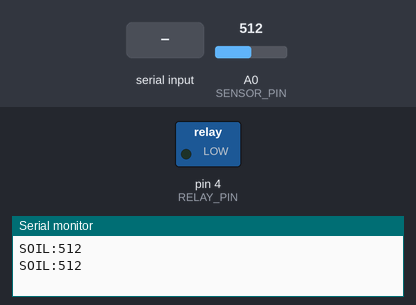
A sketch run on a simulated Arduino Uno, built with avr-gcc and run on an emulated ATmega328P. Parts: switched loads named in the sketch (green lamp = pin HIGH), the last lines printed to the serial monitor. The test bench sets the inputs (shaded band); at power-on: A0 (SENSOR_PIN) = 512.

Above: at 1.2 s.
1.3 s: "RELAY_ON\n" received over Serial
At 2.5 s:
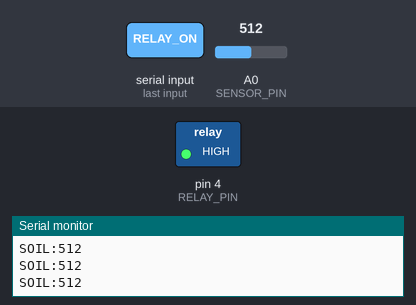
3.5 s: "RELAY_OFF\n" received over Serial
At 5.2 s:
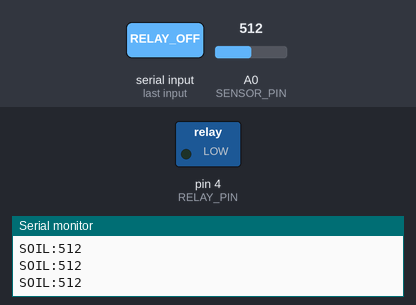
Timing chart, 0 to 6.7 s (numbered marks = the images above; inputs shaded):
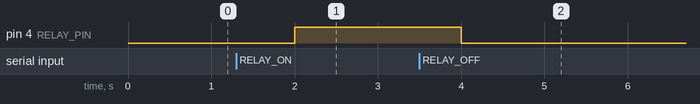

The sketch:

Manual_watering.ino
```cpp
#include <Arduino.h>

const int SENSOR_PIN = A0;
const int RELAY_PIN = 4;

void setup() {
  Serial.begin(9600); // Use the hardware Serial over USB
  pinMode(RELAY_PIN, OUTPUT);
  digitalWrite(RELAY_PIN, LOW);
}

void loop() {
  // Read sensor and send data to computer
  int soil_moisture = analogRead(SENSOR_PIN);
  Serial.print("SOIL:");
  Serial.println(soil_moisture);

  // Check for commands from computer
  if (Serial.available()) {
    String command = Serial.readStringUntil('\n');
    command.trim();

    if (command == "RELAY_ON") {
      digitalWrite(RELAY_PIN, HIGH);
    } else if (command == "RELAY_OFF") {
      digitalWrite(RELAY_PIN, LOW);
    }
  }

  delay(1000);
}
```

Measured:
- after the input at 1.3 s, pin 4 (RELAY_PIN): LOW → HIGH after 0.70 s
- after the input at 3.5 s, pin 4 (RELAY_PIN): HIGH → LOW after 0.50 s
